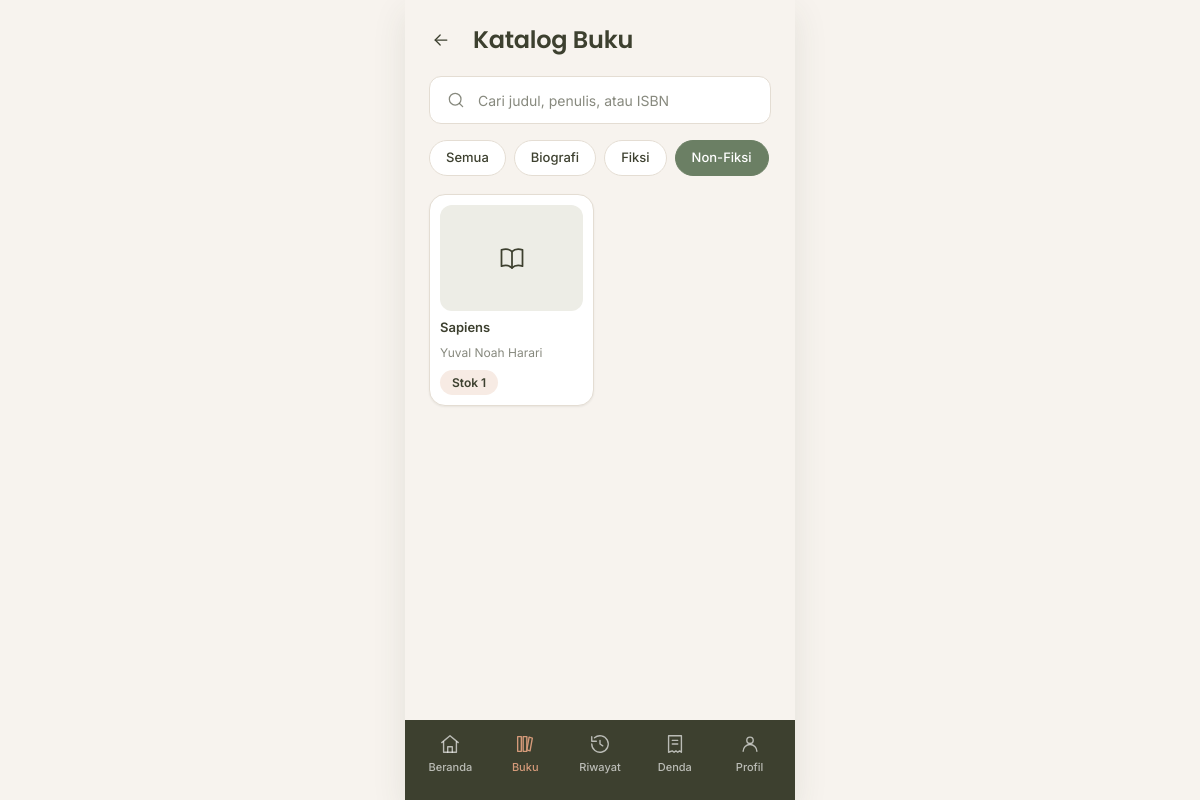
The app's page /buku?kategori=2 (signed in) with its own data.
### tables this page shows
CREATE TABLE kategori (
    id            INT AUTO_INCREMENT PRIMARY KEY,
    nama_kategori VARCHAR(100) NOT NULL UNIQUE
);

CREATE TABLE buku (
    id           INT AUTO_INCREMENT PRIMARY KEY,
    kategori_id  INT NOT NULL,
    judul        VARCHAR(200) NOT NULL,
    penulis      VARCHAR(150) NOT NULL,
    penerbit     VARCHAR(150) NULL,
    tahun_terbit SMALLINT NULL,
    isbn         VARCHAR(30) NULL,
    sinopsis     TEXT NULL,
    cover        VARCHAR(255) NULL,
    stok         INT NOT NULL DEFAULT 0,
    created_at   TIMESTAMP NOT NULL DEFAULT CURRENT_TIMESTAMP,
    CONSTRAINT fk_buku_kategori FOREIGN KEY (kategori_id) REFERENCES kategori (id) ON DELETE RESTRICT,
    INDEX idx_buku_kategori (kategori_id)
);

### app/core/Controller.php (called while the page is built, shortened)
<?php
abstract class Controller
{
    protected function view(string $view, array $data = [], string $layout = 'member'): void
    {
        extract($data, EXTR_SKIP);
        require dirname(__DIR__) . '/views/layouts/' . $layout . '.php';
    }
}

### app/controllers/BukuController.php (called while the page is built, shortened)
<?php
final class BukuController extends Controller
{
    public function index(): void
    {
        $q = trim((string) ($_GET['q'] ?? ''));
        $kategoriId = (int) ($_GET['kategori'] ?? 0);
        $halaman = $this->halaman();
        $perHalaman = 12;
        $total = Buku::hitung($q, $kategoriId);
        $this->view('anggota/katalog', [
            'judul' => 'Katalog Buku',
            'buku' => Buku::cari($q, $kategoriId, $perHalaman, ($halaman - 1) * $perHalaman),
            'kategori' => Kategori::all(),
            'q' => $q,
            'kategoriId' => $kategoriId,
            'paginasi' => paginasi($total, $perHalaman, $halaman, '/buku', array_filter(['q' => $q, 'kategori' => $kategoriId])),
        ]);
    }
}

### public/index.php (called while the page is built, shortened)
<?php
$method = $_SERVER['REQUEST_METHOD'] ?? 'GET';
$path = (string) ($_GET['r'] ?? parse_url($_SERVER['REQUEST_URI'] ?? '/', PHP_URL_PATH) ?? '/');
$path = rawurldecode($path);
$path = '/' . trim($path, '/');
$router = new Router();
$router->get('/', [HomeController::class, 'index']);
$router->get('/login', [AuthController::class, 'form']);
$router->post('/login', [AuthController::class, 'login']);
$router->post('/logout', [AuthController::class, 'logout']);
$router->get('/beranda', [BerandaController::class, 'index'], 'anggota');
$router->get('/buku', [BukuController::class, 'index'], 'anggota');
$router->get('/buku/{id}', [BukuController::class, 'detail'], 'anggota');
$router->get('/pinjam', [PeminjamanController::class, 'form'], 'anggota');
$router->post('/pinjam', [PeminjamanController::class, 'store'], 'anggota');
$router->get('/pinjam/bukti/{id}', [PeminjamanController::class, 'bukti'], 'anggota');
$router->get('/kembali', [PengembalianController::class, 'index'], 'anggota');
$router->post('/kembali', [PengembalianController::class, 'ajukan'], 'anggota');
$router->get('/riwayat', [RiwayatController::class, 'anggota'], 'anggota');
$router->get('/denda', [DendaController::class, 'saya'], 'anggota');
$router->get('/profil', [ProfilController::class, 'index'], 'anggota');
$router->get('/admin', [DashboardController::class, 'index'], 'petugas');
$router->get('/admin/anggota', [AnggotaController::class, 'index'], 'petugas');
$router->get('/admin/anggota/tambah', [AnggotaController::class, 'create'], 'petugas');
$router->post('/admin/anggota', [AnggotaController::class, 'store'], 'petugas');
$router->get('/admin/anggota/{id}/edit', [AnggotaController::class, 'edit'], 'petugas');
$router->post('/admin/anggota/{id}', [AnggotaController::class, 'update'], 'petugas');
$router->post('/admin/anggota/{id}/hapus', [AnggotaController::class, 'destroy'], 'petugas');
$router->get('/admin/buku', [BukuController::class, 'adminIndex'], 'petugas');
$router->get('/admin/buku/tambah', [BukuController::class, 'create'], 'petugas');
$router->post('/admin/buku', [BukuController::class, 'store'], 'petugas');
$router->get('/admin/buku/{id}/edit', [BukuController::class, 'edit'], 'petugas');
$router->post('/admin/buku/{id}', [BukuController::class, 'update'], 'petugas');
$router->post('/admin/buku/{id}/hapus', [BukuController::class, 'destroy'], 'petugas');
$router->get('/admin/kategori', [KategoriController::class, 'index'], 'petugas');
$router->get('/admin/kategori/tambah', [KategoriController::class, 'create'], 'petugas');
$router->post('/admin/kategori', [KategoriController::class, 'store'], 'petugas');
$router->get('/admin/kategori/{id}/edit', [KategoriController::class, 'edit'], 'petugas');
$router->post('/admin/kategori/{id}', [KategoriController::class, 'update'], 'petugas');
$router->post('/admin/kategori/{id}/hapus', [KategoriController::class, 'destroy'], 'petugas');
$router->get('/admin/denda', [DendaController::class, 'index'], 'petugas');
$router->get('/admin/denda/tambah', [DendaController::class, 'create'], 'petugas');
$router->post('/admin/denda', [DendaController::class, 'store'], 'petugas');
$router->get('/admin/denda/{id}/edit', [DendaController::class, 'edit'], 'petugas');
$router->post('/admin/denda/{id}', [DendaController::class, 'update'], 'petugas');
$router->post('/admin/denda/{id}/hapus', [DendaController::class, 'destroy'], 'petugas');
$router->post('/admin/denda/{id}/lunas', [DendaController::class, 'lunas'], 'petugas');
$router->get('/admin/transaksi', [PeminjamanController::class, 'adminIndex'], 'petugas');
$router->get('/admin/transaksi/tambah', [PeminjamanController::class, 'adminCreate'], 'petugas');
$router->post('/admin/transaksi', [PeminjamanController::class, 'adminStore'], 'petugas');
$router->get('/admin/transaksi/{id}', [PeminjamanController::class, 'adminShow'], 'petugas');
$router->post('/admin/transaksi/{id}/kembali', [PengembalianController::class, 'proses'], 'petugas');
$router->get('/admin/riwayat', [RiwayatController::class, 'admin'], 'petugas');
$router->get('/admin/laporan', [LaporanController::class, 'buatLaporan'], 'petugas');
$router->dispatch($method, $path);

### app/models/Kategori.php (called while the page is built, shortened)
<?php
final class Kategori
{
    public static function all(): array
    {
        return Database::pdo()->query('SELECT k.*, COUNT(b.id) AS jumlah_buku FROM kategori k LEFT JOIN buku b ON b.kategori_id = k.id GROUP BY k.id ORDER BY k.nama_kategori')->fetchAll();
    }
}

### app/core/Database.php (called while the page is built, shortened)
<?php
final class Database
{
    private static ?PDO $pdo = null;
    public static function pdo(): PDO
    {
        if (self::$pdo === null) {
            $dsn = sprintf('mysql:host=%s;dbname=%s;charset=utf8mb4', DB_HOST, DB_NAME);
            self::$pdo = new PDO($dsn, DB_USER, DB_PASS, [
                PDO::ATTR_ERRMODE => PDO::ERRMODE_EXCEPTION,
                PDO::ATTR_DEFAULT_FETCH_MODE => PDO::FETCH_ASSOC,
                PDO::ATTR_EMULATE_PREPARES => false,
            ]);
        }
        return self::$pdo;
    }
}

### app/models/Buku.php (called while the page is built, shortened)
<?php
final class Buku
{
    public static function cari(string $q, int $kategoriId, int $limit, int $offset): array
    {
        [$where, $params] = self::filter($q, $kategoriId);
        $sql = self::SELECT . ' WHERE ' . implode(' AND ', $where) . ' ORDER BY b.judul LIMIT ' . $limit . ' OFFSET ' . $offset;
        $stmt = Database::pdo()->prepare($sql);
        $stmt->execute($params);
        return $stmt->fetchAll();
    }
    private static function filter(string $q, int $kategoriId): array
    {
        $where = ['1 = 1'];
        $params = [];
        if ($kategoriId > 0) {
            $where[] = 'b.kategori_id = ?';
            $params[] = $kategoriId;
        }
        return [$where, $params];
    }
}

### app/views/anggota/katalog.php (the view, shortened to what this page needs)
<?php
$tautanKategori = static function (int $id) use ($q): string {
    return url('/buku?' . http_build_query(array_filter(['q' => $q, 'kategori' => $id ?: null])));
};
?>
<div class="halaman-kepala">
    <a class="icon-btn" href="<?= e(url('/beranda')) ?>" aria-label="Kembali"><?= ikon('arrow-left') ?></a>
    <h1 class="judul-xl">Katalog Buku</h1>
</div>
<form class="input" action="<?= e(url('/buku')) ?>" role="search">
    <?= ikon('search') ?>
    <input type="search" name="q" value="<?= e($q) ?>" placeholder="Cari judul, penulis, atau ISBN" aria-label="Cari buku">
</form>
<div class="chips">
    <a class="chip <?= $kategoriId === 0 ? 'chip--aktif' : '' ?>" href="<?= e($tautanKategori(0)) ?>">Semua</a>
    <?php foreach ($kategori as $k): ?>
        <a class="chip <?= $kategoriId === (int) $k['id'] ? 'chip--aktif' : '' ?>" href="<?= e($tautanKategori((int) $k['id'])) ?>"><?= e($k['nama_kategori']) ?></a>
    <?php endforeach; ?>
</div>
<?php if (!$buku): ?>
    <div class="kartu kosong">
        <div class="kosong__ikon"><?= ikon('search', 24) ?></div>
        <h3>Buku tidak ditemukan</h3>
        <p>Coba kata kunci lain atau pilih kategori yang berbeda.</p>
    </div>
<?php else: ?>
    <div class="grid-buku">
        <?php foreach ($buku as $b): ?>
            <?php require dirname(__DIR__) . '/partials/buku_card.php'; ?>
        <?php endforeach; ?>
    </div>
<?php endif; ?>

### app/core/Router.php (shortened to what this page needs)
<?php
final class Router
{
    private array $routes = [];
    private function add(string $method, string $pattern, array $handler, ?string $role): void
    {
        $this->routes[] = compact('method', 'pattern', 'handler', 'role');
    }
    public function dispatch(string $method, string $path): void
    {
        foreach ($this->routes as $route) {
            if ($route['method'] !== $method) {
                continue;
            }
            $regex = '#^' . str_replace(['/', '{id}'], ['\/', '([0-9]+)'], $route['pattern']) . '$#';
            if (!preg_match($regex, $path, $cocok)) {
                continue;
            }
            [$kelas, $aksi] = $route['handler'];
            $params = array_map('intval', array_slice($cocok, 1));
            (new $kelas())->{$aksi}(...$params);
            return;
        }
        exit('Halaman tidak ditemukan.');
    }
}

### app/core/helpers.php (shortened to what this page needs)
<?php
function e($nilai): string
{
    return htmlspecialchars((string) $nilai, ENT_QUOTES, 'UTF-8');
}
function url(string $path = ''): string
{
    return BASE_URL . '/' . ltrim($path, '/');
}
function badge(string $teks, string $jenis = 'netral'): string
{
    return '<span class="badge badge--' . e($jenis) . '">' . e($teks) . '</span>';
}
function coverBuku(array $b, string $kelas = ''): string
{
    $warna = ['sage', 'warm', 'rose-tua'][((int) ($b['id'] ?? 0)) % 3];
    return '<div class="cover cover--' . $warna . ' ' . e($kelas) . '">' . ikon('book-open', 28) . '</div>';
}
function ikon(string $nama, int $ukuran = 20): string
{
    $path = $paths[$nama] ?? '';
    return '<svg class="ikon" width="' . $ukuran . '" height="' . $ukuran . '" viewBox="0 0 24 24" fill="none" stroke="currentColor" stroke-width="1.5" stroke-linecap="round" stroke-linejoin="round" aria-hidden="true">' . $path . '</svg>';
}

### app/views/partials/buku_card.php (shortened to what this page needs)
<a class="kartu-buku" href="<?= e(url('/buku/' . $b['id'])) ?>">
    <?= coverBuku($b) ?>
    <div class="kartu-buku__judul"><?= e($b['judul']) ?></div>
    <div class="kartu-buku__penulis"><?= e($b['penulis']) ?></div>
    <?php if ((int) $b['stok'] > 1): ?>
        <?= badge('Tersedia', 'sukses') ?>
    <?php elseif ((int) $b['stok'] === 1): ?>
        <?= badge('Stok 1', 'peringatan') ?>
    <?php else: ?>
        <?= badge('Habis', 'bahaya') ?>
    <?php endif; ?>
</a>

### public/assets/css/tokens.css (style rules this page uses)
:root { --kelp: #3D402F; --willow: #6B7F64; --whiskey: #D59A7A; --tamarillo: #9C0D0F; --bg: #F7F3EE; --card: #FFFFFF; --sunken: rgba(61, 64, 47, 0.04); --border: #E4DDD3; --ink: #3D402F; --ink-2: rgba(61, 64, 47, 0.62); --ink-inv: #FFFFFF; --tint-success: rgba(107, 127, 100, 0.14); --tint-warning: rgba(213, 154, 122, 0.20); --tint-danger: rgba(156, 13, 15, 0.10); --tint-neutral: rgba(61, 64, 47, 0.08); --radius-kecil: 8px; --radius-input: 12px; --radius-tombol: 14px; --radius-kartu: 16px; --radius-pil: 999px; --bayang-halus: 0 1px 2px 0 rgba(61, 64, 47, 0.08); --bayang-angkat: 0 12px 32px 0 rgba(61, 64, 47, 0.10); --jarak-1: 4px; --jarak-2: 8px; --jarak-3: 12px; --jarak-4: 16px; --jarak-5: 24px; --jarak-6: 32px; --font-judul: 'Poppins', system-ui, -apple-system, 'Segoe UI', sans-serif; --font-teks: 'Inter', system-ui, -apple-system, 'Segoe UI', sans-serif; }

### public/assets/css/app.css (style rules this page uses)
*, *::before, *::after { box-sizing: border-box; }
html { -webkit-text-size-adjust: 100%; }
body { margin: 0; font-family: var(--font-teks); font-size: 14px; line-height: 1.5; color: var(--ink); background: var(--bg); }
h1, h2, h3, h4, p, ul, ol, dl, dd { margin: 0; }
a { color: var(--willow); text-decoration: none; }
button, input, select, textarea { font: inherit; color: inherit; }
img, svg { display: block; }
h1, h2, h3, h4, .judul { font-family: var(--font-judul); font-weight: 600; letter-spacing: -0.01em; }
.judul-xl { font-size: 24px; line-height: 1.2; }
.ikon { flex: none; }
.icon-btn { display: inline-grid; place-items: center; width: 40px; height: 40px; border: 0; border-radius: 10px; background: transparent; color: var(--ink); }
.badge { display: inline-flex; align-items: center; padding: 5px 12px; border-radius: var(--radius-pil); font-size: 12px; font-weight: 600; line-height: 1.3; white-space: nowrap; }
.badge--peringatan { background: var(--tint-warning); color: var(--kelp); }
.chips { display: flex; gap: 8px; overflow-x: auto; padding-bottom: 2px; scrollbar-width: none; }
.chip { flex: none; display: inline-flex; align-items: center; height: 36px; padding: 0 16px; border: 1px solid var(--border); border-radius: var(--radius-pil); background: var(--card); color: var(--ink); font-size: 13px; font-weight: 500; }
.chip--aktif { background: var(--willow); border-color: var(--willow); color: #fff; }
.input { display: flex; align-items: center; gap: 10px; height: 48px; padding: 0 16px; background: var(--card); border: 1px solid var(--border); border-radius: var(--radius-input); transition: border-color .15s, box-shadow .15s; }
.input input, .input select { flex: 1; min-width: 0; height: 100%; border: 0; background: transparent; outline: 0; font-size: 14px; }
.input input::placeholder { color: var(--ink-2); }
.input .ikon { color: var(--ink-2); }
.member { background: var(--bg); }
.halaman-kepala { display: flex; align-items: center; gap: 12px; }
.halaman-kepala .judul-xl { flex: 1; }
.halaman-kepala .icon-btn { margin-left: -8px; }
.grid-buku { display: grid; grid-template-columns: 1fr 1fr; gap: 12px; }
.kartu-buku { display: flex; flex-direction: column; gap: 8px; padding: 10px; background: var(--card); border: 1px solid var(--border); border-radius: var(--radius-kartu); box-shadow: var(--bayang-halus); color: inherit; }
.cover { display: grid; place-items: center; aspect-ratio: 1.35 / 1; border-radius: var(--radius-input); color: var(--kelp); }
.cover--sage { background: #EDEDE6; }
.kartu-buku__judul { font-size: 13px; font-weight: 600; line-height: 1.3; }
.kartu-buku__penulis { font-size: 12px; color: var(--ink-2); }
.kartu-buku .badge { align-self: flex-start; }
.nav-bawah .ikon { width: 22px; height: 22px; }

### records on screen
kategori: nama_kategori "Biografi"
kategori: nama_kategori "Fiksi"
kategori: nama_kategori "Non-Fiksi"
buku: $ukuran 28 (drawn), judul "Sapiens", penulis "Yuval Noah Harari"

### other values on screen
$label "Beranda"
$label "Buku"
$label "Riwayat"
$label "Denda"
$label "Profil"
